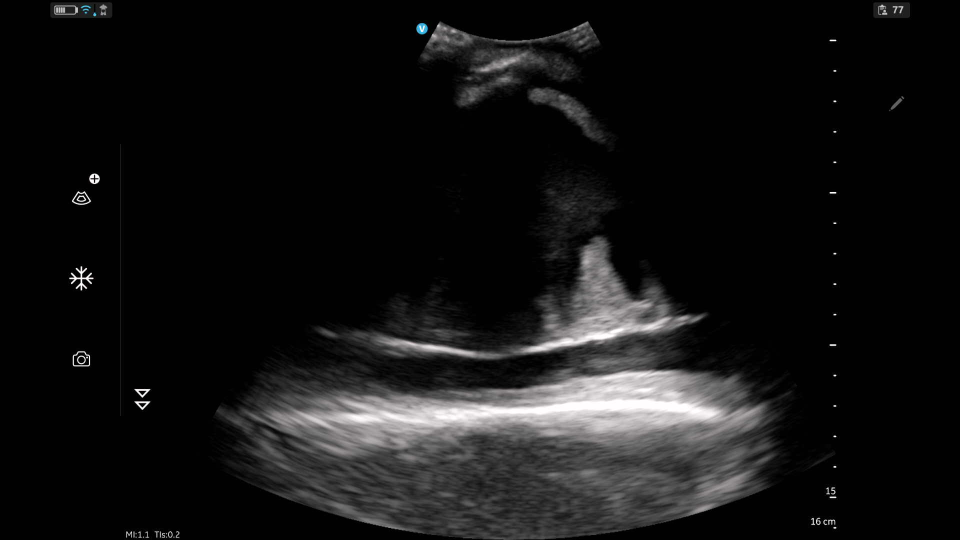
#> input picture data/us/us_scan_16cm/original_images/us_image_100.png, 1920 x 1080 px, found by its file name (shown at 1/2 size); its folder holds only this picture in this run
$ python mask_images.py
#> lines starting #> are read from the running program, lines starting #| are printed output that depends on the picture; after the words box and inside, x2 and y2 are one past the last pixel; in counts of white or black regions, pixels touching at a corner belong together
import os
import cv2

def add_black_borders(input_folder, output_folder):
    # Crea la cartella di output se non esiste
    os.makedirs(output_folder, exist_ok=True)

    # Itera su tutti i file nella cartella di input
    for filename in os.listdir(input_folder):
        input_path = os.path.join(input_folder, filename)

        # Controlla se il file è un'immagine supportata
        try:
            img = cv2.imread(input_path, cv2.IMREAD_GRAYSCALE)
#> img: shape (1080, 1920); min 0, max 255, mean 20.3
            if img is None:
                print(f"File non supportato o non è un'immagine: {filename}")
                continue

            # Aggiungi i bordi neri
            img[:, 0:200] = 0  # Rettangolo sinistro
            img[:, 1720:1920] = 0  # Rettangolo destro
#> img: shape (1080, 1920); min 0, max 255, mean 19.7
            img[0:100,:] = 0 # Rettangolo superiore
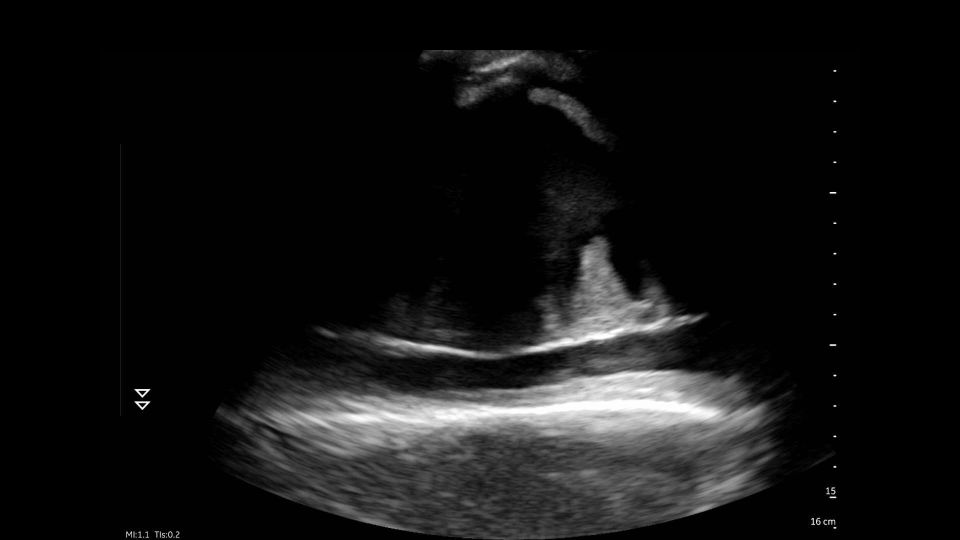
#> img: shape (1080, 1920) (shown at 1/2 size); min 0, max 255, mean 19.3
            img[1040:1080,310:400] = 0 # Rettangolo inferiore
#> img: shape (1080, 1920); 0.16% of pixels changed, all inside (x1, y1, x2, y2) = (310, 1040, 400, 1080)

            # Salva l'immagine nella cartella di output
            output_path = os.path.join(output_folder, filename)
            cv2.imwrite(output_path, img)

        except Exception as e:
            print(f"Errore con il file {filename}: {e}")

# Configura le cartelle
input_folder = "/home/ars_control/Desktop/pcnl/us_scans/us_scan_16cm/original_images"  # Cartella con le immagini originali
output_folder = "/home/ars_control/Desktop/pcnl/us_scans/us_scan_16cm/masked_images"  # Cartella per salvare le immagini modificate

# Esegui la funzione
add_black_borders(input_folder, output_folder)

print("Operazione completata!")

$ run again, on data/us/us_scan_16cm/original_images/us_image_115.png
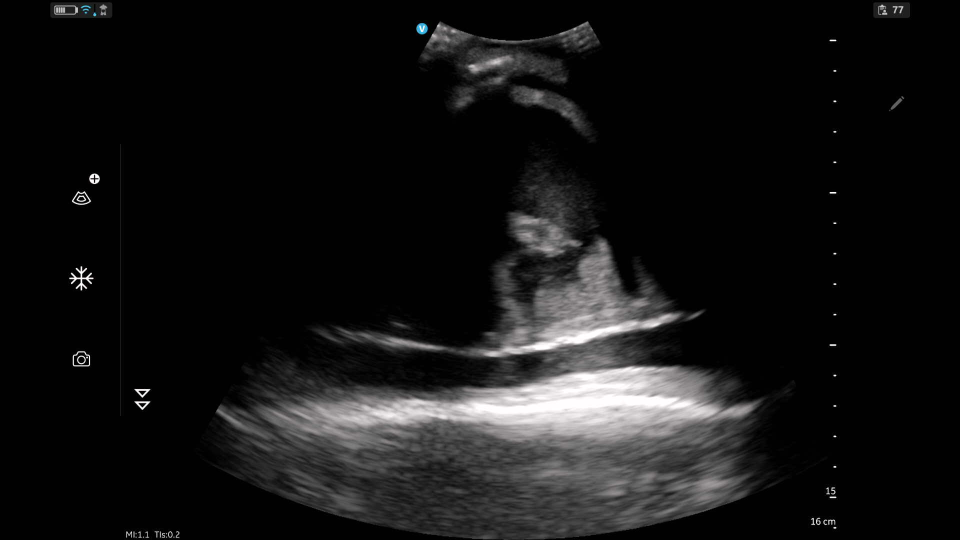
#> input picture data/us/us_scan_16cm/original_images/us_image_115.png, 1920 x 1080 px, found by its file name (shown at 1/2 size)
#> in add_black_borders, `img[0:100,:] = 0`:
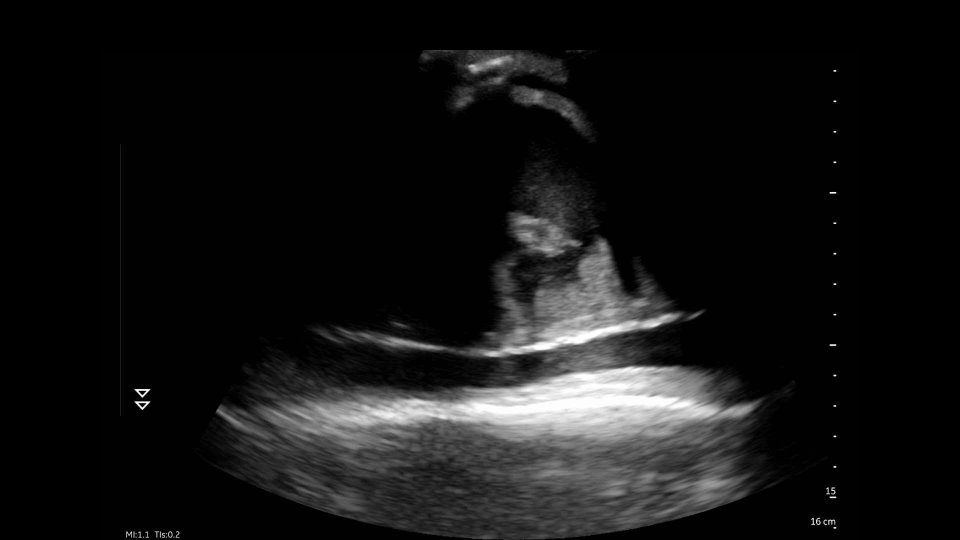
#> img: shape (1080, 1920) (shown at 1/2 size); min 0, max 255, mean 20
